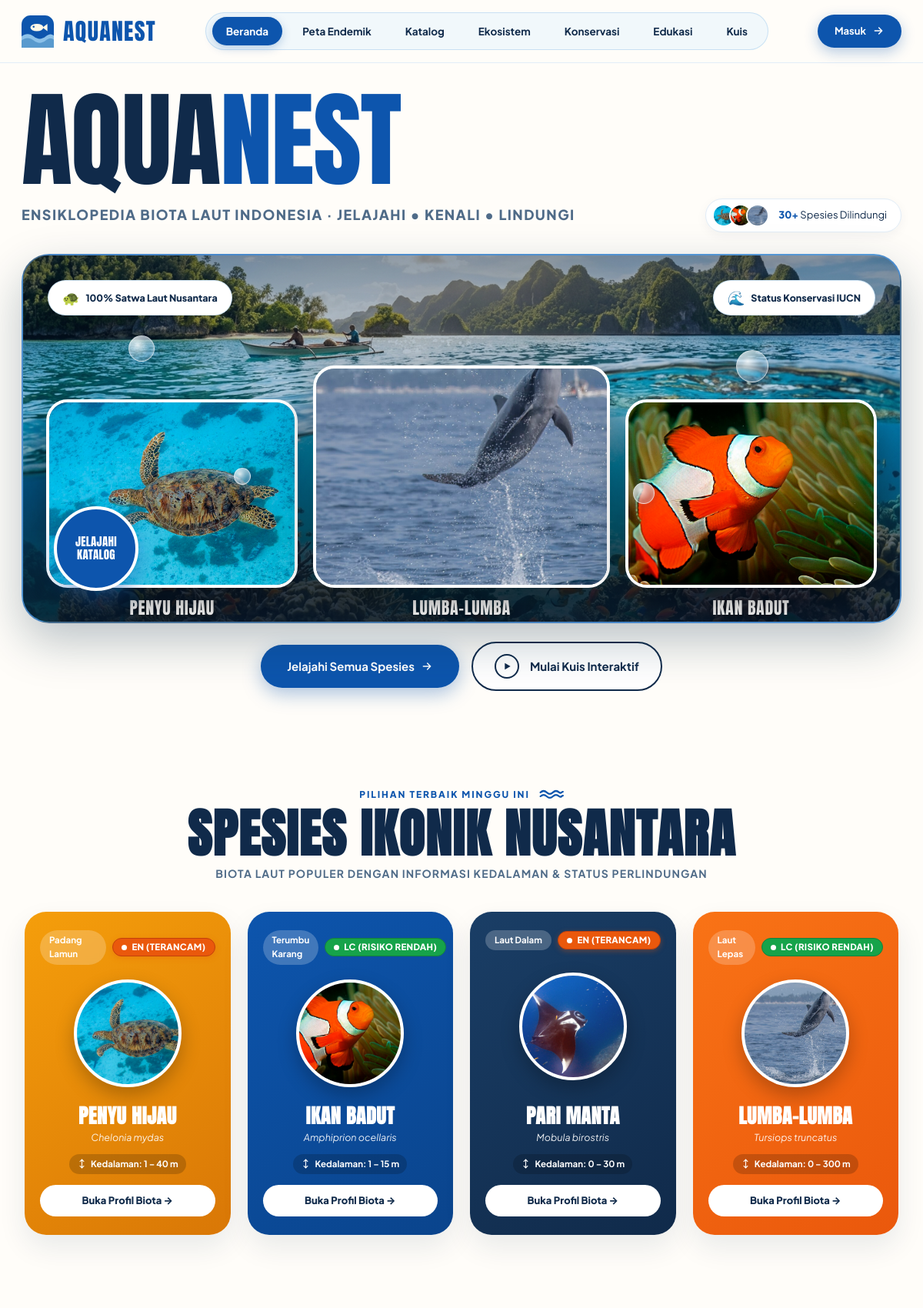
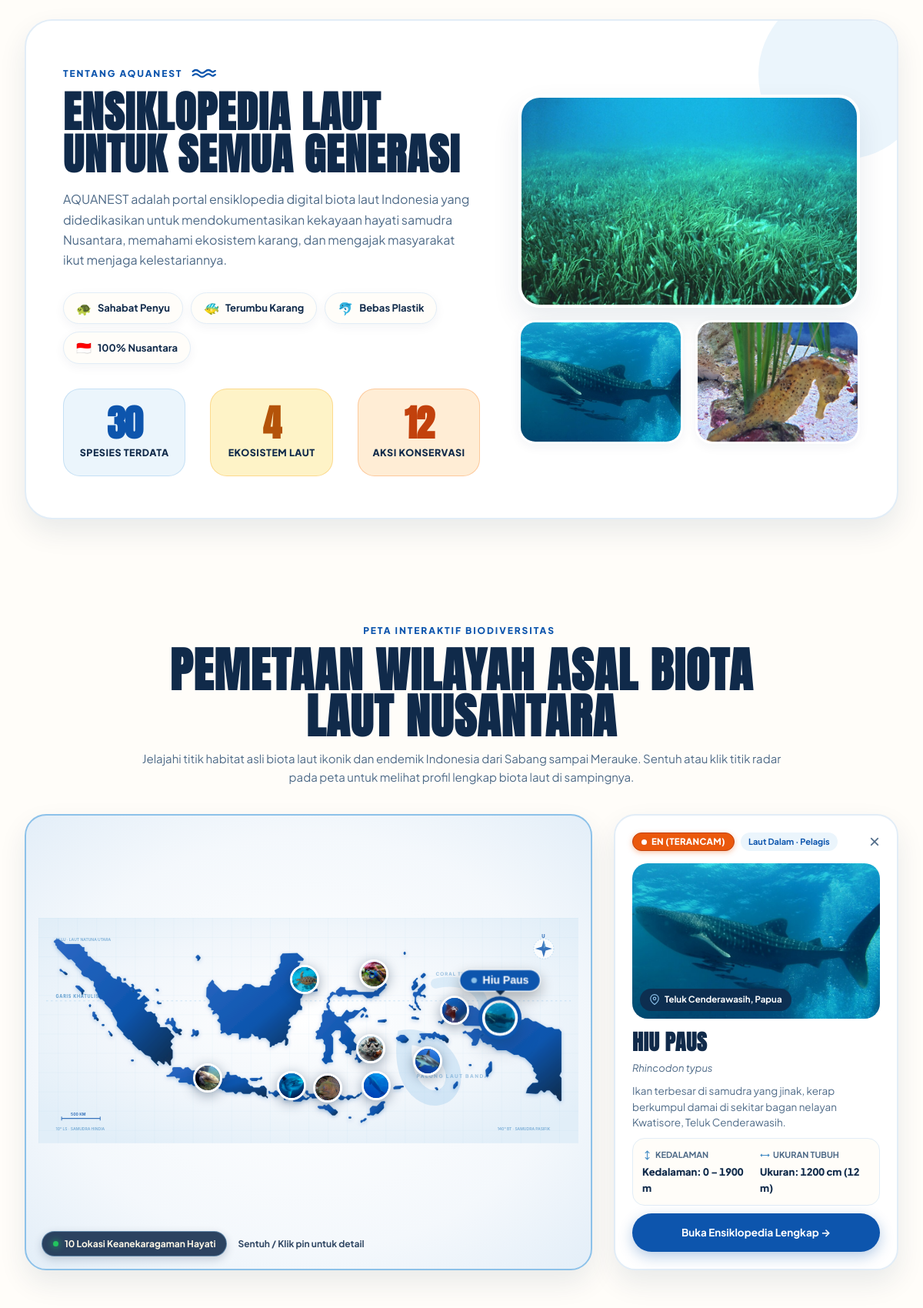
The page / (upper part) on the database its author committed (2 pictures, top to bottom).
### tables this page shows
CREATE TABLE species (
  id INT AUTO_INCREMENT PRIMARY KEY,
  common_name VARCHAR(160) NOT NULL,
  scientific_name VARCHAR(180) NOT NULL,
  slug VARCHAR(160) NOT NULL UNIQUE,
  category_id INT NOT NULL,
  habitat_id INT NOT NULL,
  conservation_status_id INT NOT NULL,
  depth_min_m INT NOT NULL DEFAULT 0,
  depth_max_m INT NOT NULL DEFAULT 50,
  length_cm INT NOT NULL DEFAULT 50,
  diet VARCHAR(255) NOT NULL,
  distribution_indonesia VARCHAR(255) NOT NULL,
  summary TEXT NOT NULL,
  description TEXT NOT NULL,
  conservation_notes TEXT NOT NULL,
  image_url VARCHAR(255) NOT NULL,
  is_featured TINYINT(1) NOT NULL DEFAULT 0,
  created_at DATETIME NOT NULL DEFAULT CURRENT_TIMESTAMP,
  updated_at DATETIME NOT NULL DEFAULT CURRENT_TIMESTAMP ON UPDATE CURRENT_TIMESTAMP,
  CONSTRAINT fk_sp_category FOREIGN KEY (category_id) REFERENCES categories(id) ON DELETE RESTRICT,
  CONSTRAINT fk_sp_habitat FOREIGN KEY (habitat_id) REFERENCES habitats(id) ON DELETE RESTRICT,
  CONSTRAINT fk_sp_status FOREIGN KEY (conservation_status_id) REFERENCES conservation_status(id) ON DELETE RESTRICT
);

### index.php (the view, shortened to what the rows shown need)
<?php
require_once __DIR__ . '/config/database.php';
$pdo = getPDO();
$featured = $pdo->query("
    SELECT s.*, h.name AS habitat_name, cs.code AS status_code, cs.label_id AS status_label_id
    FROM species s
    JOIN habitats h ON h.id = s.habitat_id
    JOIN conservation_status cs ON cs.id = s.conservation_status_id
    ORDER BY s.is_featured DESC, s.id ASC
    LIMIT 8
")->fetchAll();
require __DIR__ . '/includes/header.php';
?>
<section class="picks-section">
  <div class="container">
    <div class="section-headline-wrap">
      <h2 class="section-mega-title">SPESIES IKONIK NUSANTARA</h2>
    </div>
  </div>
</section>
<section class="about-petpy-section">
  <div class="container">
    <div class="about-petpy-card">
      <div class="about-content-left">
        <h2>ENSIKLOPEDIA LAUT UNTUK SEMUA GENERASI</h2>
      </div>
    </div>
  </div>
</section>
<?php require __DIR__ . '/includes/endemic-map.php'; ?>
<?php require __DIR__ . '/includes/footer.php'; ?>

### includes/endemic-map.php (shortened to what the rows shown need)
<section class="marine-map-section" id="peta">
  <div class="container">
    <div class="map-section-head">
      <h2 class="map-section-title">Pemetaan Wilayah Asal Biota Laut Nusantara</h2>
    </div>
    <div class="map-stage-wrapper">
      <div class="map-canvas-card" id="mapCanvas">
        <div class="map-inner-stage">
        <div class="map-hotspots-layer" id="hotspotsLayer">
          <?php foreach ($mapHotspots as $idx => $h): ?>
          <button
            type="button"
            class="map-pin-btn <?= $idx === 0 ? 'active' : '' ?>"
            style="left: <?= $h['x'] ?>%; top: <?= $h['y'] ?>%;"
            data-id="<?= e($h['id']) ?>"
            data-title="<?= e($h['species_name']) ?>"
            data-scientific="<?= e($h['scientific_name']) ?>"
            data-slug="<?= e($h['slug']) ?>"
            data-category="<?= e($h['category']) ?>"
            data-habitat="<?= e($h['habitat']) ?>"
            data-location="<?= e($h['location_name']) ?>, <?= e($h['region']) ?>"
            data-status="<?= e($h['status_code']) ?>"
            data-status-label="<?= e($h['status_label']) ?>"
            data-depth="<?= e($h['depth']) ?>"
            data-size="<?= e($h['size']) ?>"
            data-summary="<?= e($h['summary']) ?>"
            data-image="<?= e($h['image']) ?>"
            aria-label="<?= e($h['species_name']) ?> - <?= e($h['location_name']) ?>"
          >
            <span class="pin-core">
              <span class="pin-avatar">
                <img src="<?= e($h['image']) ?>" alt="<?= e($h['species_name']) ?>">
              </span>
            </span>
            <span class="pin-label-pill">
              <span class="pin-label-dot"></span>
              <span class="pin-label-text"><?= e($h['species_name']) ?></span>
            </span>
          </button>
          <?php endforeach; ?>
        </div>
      </div>
      </div>
    </div>
  </div>
</section>

### rows shown on the page
species: image_url (picture), common_name "Hiu Paus"
species: image_url (picture)
species: image_url (picture)
species: image_url (picture)
species: image_url (picture)

### other values the page prints
$label "Beranda"
$label "Peta Endemik"
$label "Katalog"
$label "Ekosistem"
$label "Konservasi"
$label "Edukasi"
$label "Kuis"
$totalSpecies "30"
$text "EN (TERANCAM) LC (RISIKO RENDAH) EN (TERANCAM) LC (RISIKO RENDAH)"
$totalHabitats "4"
$totalTips "12"
